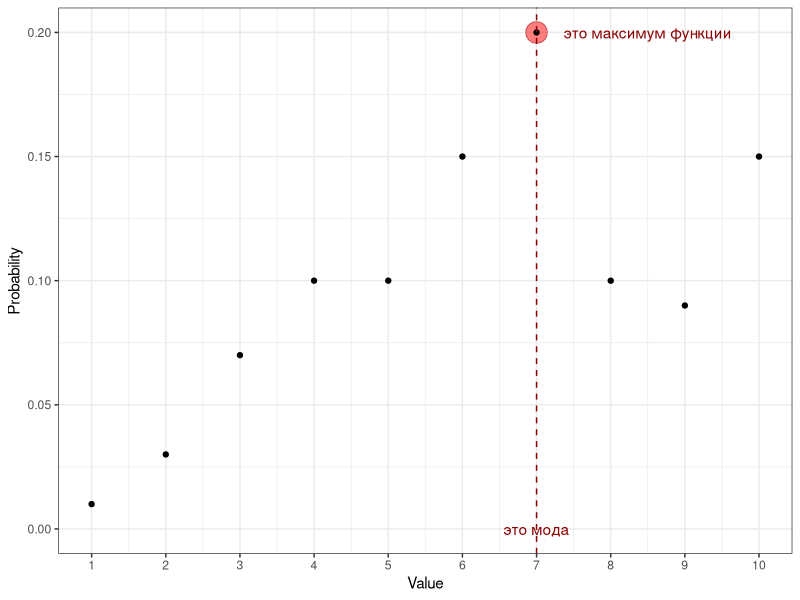
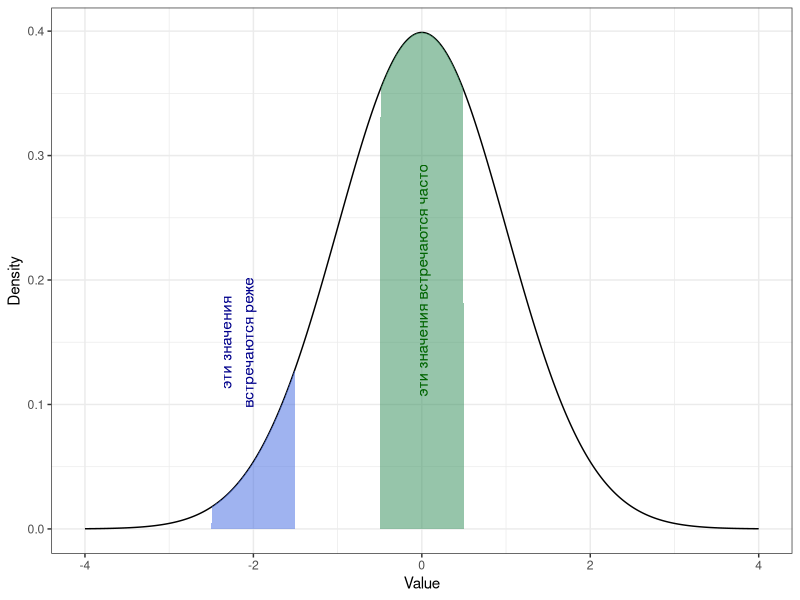
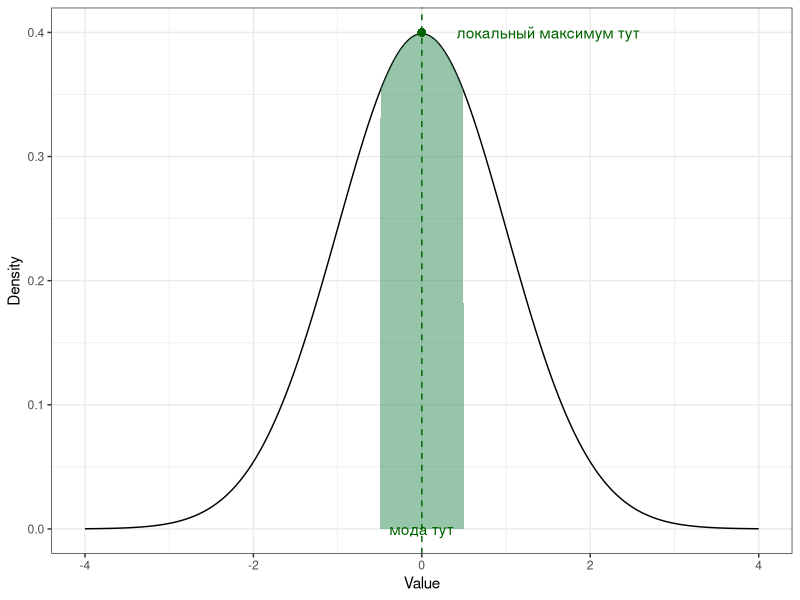
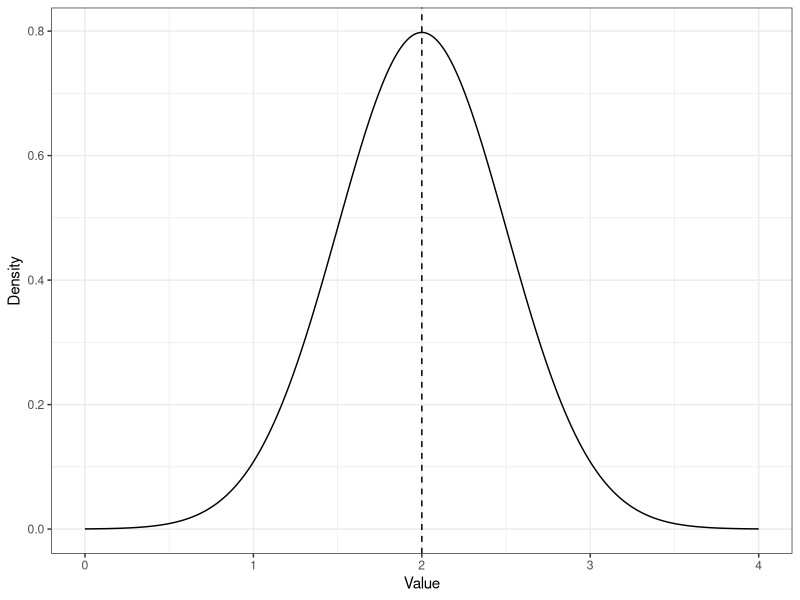
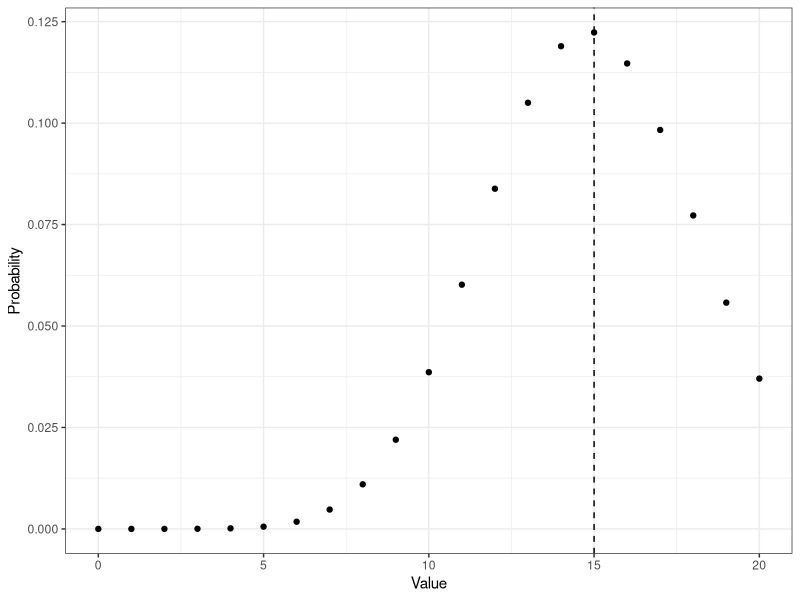
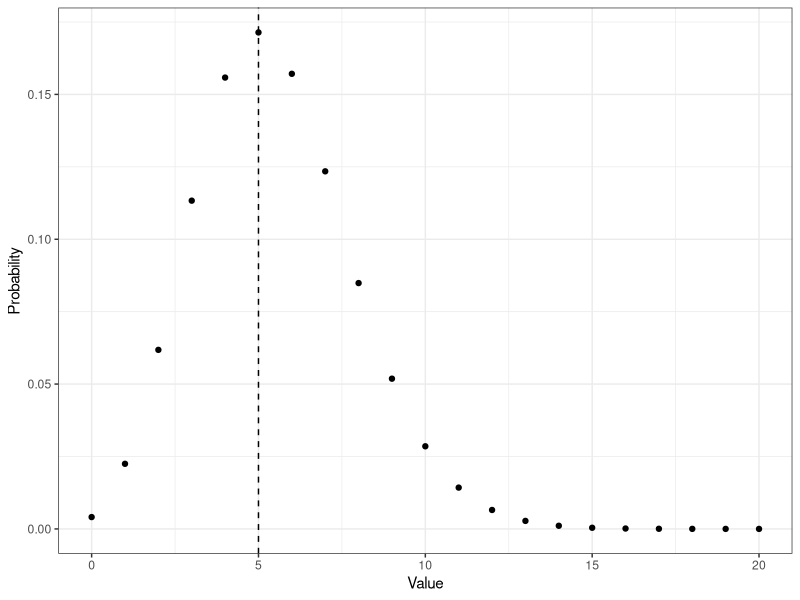
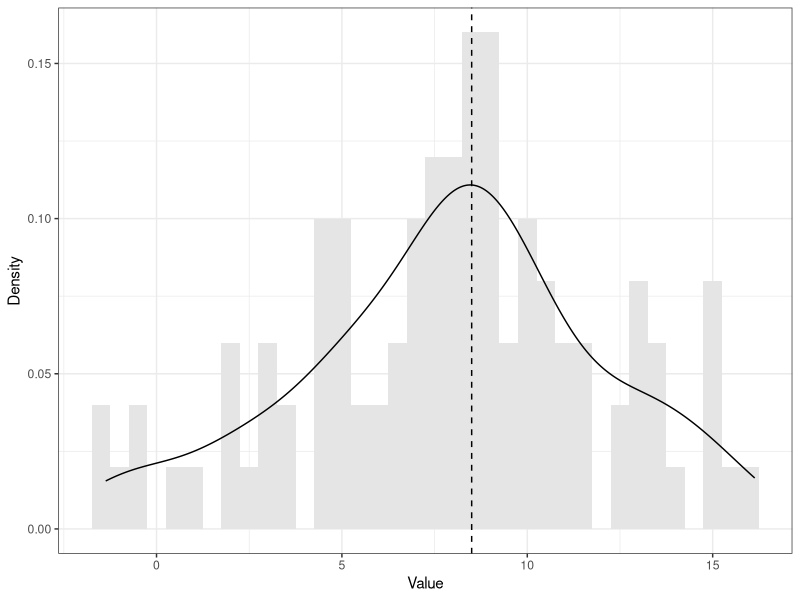
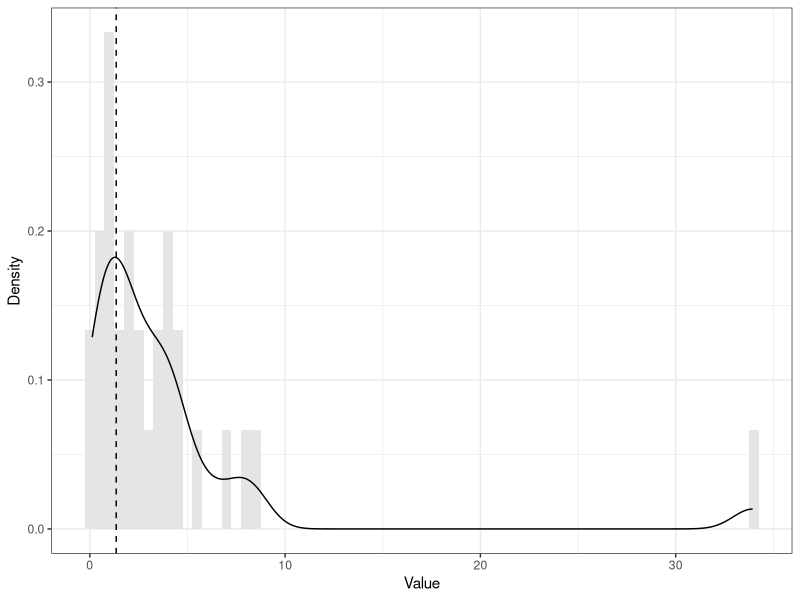

Recreate these plots in R, in order.
## ---- chunk 1
library(tidyverse)
theme_set(theme_bw())
## ---- chunk 2
#| label: fig-mode-pmf
#| fig-cap: "Определение моды с помощью функции вероятности"


tibble(x = 1:10,
       y = c(.01, .03, .07, .1, .1, .15, .2, .1, .09, .15)) |> 
  ggplot(aes(x, y)) +
  annotate(geom = "point", x = 7, y = 0.2, size = 7, shape = 21, color = "darkred", fill = "red", alpha = .5) +
  geom_point() +
  geom_vline(xintercept = 7, color = "darkred", linetype = "dashed") +
  annotate(geom = "text", label = "это максимум функции", 
           x = 8.5, y = 0.2, color = "darkred") +
  annotate(geom = "text", label = "это мода", 
           x = 7, y = 0, color = "darkred") +
  scale_x_continuous(breaks = 1:10) +
  labs(x = "Value", y = "Probability")
## ---- chunk 3
mode_cont_data <- tibble(x = seq(-4, 4, by = .01), y = dnorm(x))
mode_high_freq <- mode_cont_data |> filter(x > -.5 & x < .5)
mode_low_freq <- mode_cont_data |> filter(x > -2.5 & x < -1.5)
## ---- chunk 4
#| label: fig-continuous-freqs
#| fig-cap: "Частоты интервалов значений непрерывной случайной величины на функции плотности распределения"


ggplot(mode_cont_data,
       aes(x, y)) +
  geom_line() +
  geom_polygon(data = tibble(y = c(0, 0), x = c(.5, -.5)) |> 
                 bind_rows(mode_high_freq),
               fill = "seagreen", alpha = .5) +
  geom_polygon(data = tibble(y = c(0, 0), x = c(-1.5, -2.5)) |>
                 bind_rows(mode_low_freq),
               fill = "royalblue", alpha = .5) +
  annotate(geom = "text", label = "эти значения встречаются часто",
           x = 0, y = .2, angle = 90, color = "darkgreen") +
  annotate(geom = "text", label = "эти значения\nвстречаются реже",
           x = -2.2, y = .15, angle = 90, color = "darkblue") +
  labs(x = "Value", y = "Density")
## ---- chunk 5
#| label: fig-continuous-mode
#| fig-cap: "Положение моды на функции плотности [стандартного] нормального распределения"


ggplot(mode_cont_data,
       aes(x, y)) +
  geom_line() +
  geom_polygon(data = tibble(y = c(0, 0), x = c(.5, -.5)) |> 
                 bind_rows(mode_high_freq),
               fill = "seagreen", alpha = .5) +
  geom_vline(xintercept = 0, linetype = "dashed", color = "darkgreen") +
  geom_point(aes(x = 0, y = .4), color = "darkgreen", size = 2) +
  annotate(geom = "text", label = "мода тут",
           x = 0, y = 0, color = "darkgreen") +
  annotate(geom = "text", label = "локальный максимум тут",
           x = 1.5, y = 0.4, color = "darkgreen") +
  labs(x = "Value", y = "Density")
## ---- chunk 6
#| label: fig-norm-mode
#| fig-cap: "Нормальное распределение (μ = 2$, σ = 0.5). Пунктирной линией обозначено положение моды."


tibble(x = seq(0, 4, by = .01),
       y = dnorm(x, mean = 2, sd = 0.5)) |> 
  ggplot(aes(x, y)) +
  geom_line() +
  geom_vline(xintercept = 2, linetype = "dashed") +
  labs(x = "Value", y = "Density")
## ---- chunk 7
#| label: fig-binom-mode
#| fig-cap: "Биномиальное распределение (n = 50, p = 0.3). Пунктирной линией обозначено положение моды."


tibble(x = seq(0, 20, by = 1),
       y = dbinom(x, prob = 0.3, size = 50)) |> 
  ggplot(aes(x, y)) +
  geom_point() +
  geom_vline(xintercept = 15, linetype = "dashed") +
  labs(x = "Value", y = "Probability")
## ---- chunk 8
#| label: fig-poiss-mode
#| fig-cap: "Распределение Пуассона (λ = 5.5). Пунктирной линией обозначено положение моды."


tibble(x = seq(0, 20, by = 1),
       y = dpois(x, lambda = 5.5)) |> 
  ggplot(aes(x, y)) +
  geom_point() +
  geom_vline(xintercept = 5, linetype = "dashed") +
  labs(x = "Value", y = "Probability")
## ---- chunk 9
#| label: fig-mode-norm-sample
#| fig-cap: "Эмпирическое распределение, сгенерированное из нормального распределения (μ = 8, σ = 4, n = 100). `set.seed(314)`. Пунктирной линией обозначено положение моды."

set.seed(314)
tibble(x = rnorm(100, mean = 8, sd = 4)) |> 
  ggplot(aes(x = x)) +
  geom_histogram(aes(y = after_stat(density)), 
                 fill = "gray90", binwidth = .5) +
  geom_density() +
  geom_vline(xintercept = 8.5, linetype = "dashed") +
  labs(x = "Value", y = "Density")
## ---- chunk 10
#| label: fig-mode-nbinom-sample
#| fig-cap: "Эмпирическое распределение, сгенерированное из логнормального распределения (μ = 1.1, σ = 1.39, n = 30). `set.seed(314)`. Пунктирной линией обозначено положение моды."

set.seed(314)
tibble(x = rlnorm(n = 30, meanlog = 1.1, sdlog = 1.39)) |> 
  ggplot(aes(x = x)) +
  geom_histogram(aes(y = after_stat(density)), 
                 fill = "gray90", binwidth = .5) +
  geom_density() +
  geom_vline(xintercept = 1.35, linetype = "dashed") +
  labs(x = "Value", y = "Density")
## ---- chunk 11
#| label: fig-bimodal
#| fig-cap: Бимодальное распределение. Сгенерировано из двух нормальных распределений (μ<sub>1</sub> = 1.5, σ<sub>1</sub> = 0.4, n<sub>1</sub> = 80; μ<sub>2</sub> = 4, σ<sub>2</sub> = 0.5, n<sub>2</sub> = 40). `set.seed(65)`. Пунктирными линиями обозначены положения мод.

set.seed(65)
tibble(x = c(rnorm(80, 1.5, 0.4), rnorm(40, 4, 0.5))) |> 
  ggplot(aes(x)) +
  geom_histogram(aes(y = after_stat(density)), 
                 fill = "gray90", binwidth = .4) +
  geom_density() +
  geom_vline(xintercept = 1.5, linetype = "dashed") +
  geom_vline(xintercept = 4.1, linetype = "dashed") +
  labs(x = "Value", y = "Density")
## ---- chunk 12
#| label: fig-polymodal
#| fig-cap: Полимодальное распределение. Сгенерировано из двух нормальных распределений (μ<sub>1</sub> = 1.5, σ<sub>1</sub> = 0.3, n<sub>1</sub> = 80; μ<sub>2</sub> = 3.4, σ<sub>2</sub> = 0.5, n<sub>2</sub> = 40) и бета-распределения (α = 2, β = 4, n = 50). `set.seed(65)`. Пунктирными линиями обозначены положения мод.

set.seed(65)
tibble(x = c(rnorm(80, 1.5, 0.3), rnorm(40, 3.4, 0.5), rbeta(50, 2, 4))) |> 
  ggplot(aes(x)) +
  geom_histogram(aes(y = after_stat(density)), 
                 fill = "gray90", binwidth = .4) +
  geom_density() +
  geom_vline(xintercept = 0.4, linetype = "dashed") +
  geom_vline(xintercept = 1.45, linetype = "dashed") +
  geom_vline(xintercept = 3.5, linetype = "dashed") +
  labs(x = "Value", y = "Density")
## ---- chunk 13
#| label: fig-bimodal-struct
#| fig-cap: "Структура бимодального распределения из @fig-bimodal. Для удобства сопоставления графиков плотностей вероятности по оси ординат отложены частоты."

set.seed(65)
tibble(x = c(rnorm(80, 1.5, 0.4), rnorm(40, 4, 0.5)),
       d = c(rep("A", times = 80), rep("B", times = 40))) -> bimodal_struct_data
gridExtra::grid.arrange(
  bimodal_struct_data |> 
    ggplot(aes(x)) +
    geom_histogram(fill = "gray90", binwidth = .4) +
    geom_density(aes(y = after_stat(count))) +
    geom_vline(xintercept = 1.5, linetype = "dashed") +
    geom_vline(xintercept = 4.1, linetype = "dashed") +
    labs(x = "Value", y = "Count"),
  
  bimodal_struct_data |> 
    ggplot(aes(x)) +
    geom_histogram(aes(fill = d), 
                   alpha = .3, binwidth = .4) +
    geom_density(aes(y = after_stat(count), color = d)) +
    geom_vline(xintercept = 1.5, linetype = "dashed") +
    geom_vline(xintercept = 4.1, linetype = "dashed") +
    guides(color = "none", fill = "none") +
    labs(x = "Value", y = "Count")
)
## ---- chunk 14
#| label: fig-median-norm
#| fig-cap: "Медиана нормального распределения"

tibble(x = seq(-4, 4, by = .01),
       y = dnorm(x)) -> median_norm_data 
median_norm_data |> filter(x >= 0) -> median_norm_upper
median_norm_data |> filter(x <= 0) -> median_norm_lower
median_norm_data |> 
  ggplot(aes(x, y)) +
  geom_line() +
  geom_polygon(data = tibble(y = c(0, 0), x = c(4, 0)) |> 
                 bind_rows(median_norm_upper),
               fill = "seagreen", alpha = 0.5) +
  geom_polygon(data = tibble(y = c(0, 0), x = c(0, -4)) |> 
                 bind_rows(median_norm_lower),
               fill = "royalblue", alpha = 0.5) +
  geom_vline(xintercept = 0, linetype = "dashed") +
  annotate(geom = "text", label = "эти значения\nбольше медианы \n\n 50%", 
           color = "darkgreen", x = 1, y = 0.05) +
  annotate(geom = "text", label = "эти значения\nменьше медианы \n\n 50%", 
           color = "darkblue", x = -1, y = 0.05) +
  annotate(geom = "text", label = "это медиана", 
           x = -0.01, y = 0)
## ---- chunk 15
#| label: fig-median-left-skew
#| fig-cap: Медиана распределения с отрицательной асимметрией.

set.seed(115)
tibble(x = seq(0.3, 1, by = .001),
       y = dbeta(x, 7, 1.5)) -> median_leftskew_data

median_leftskew_data |> 
  filter(x >= .845) %>%
  bind_rows(
    tibble(y = c(0, 0),
           x = c(max(median_leftskew_data$x), .845)),
    .) -> median_leftskew_data_upper

median_leftskew_data |> 
  filter(x <= .845) %>%
  bind_rows(
    tibble(y = c(0, 0),
           x = c(.845, min(median_leftskew_data$x))),
    .) -> median_leftskew_data_lower

# DescTools::AUC(median_leftskew_data_upper$x,
#                median_leftskew_data_upper$y)

median_leftskew_data |> 
  ggplot(aes(x, y)) +
  geom_line() +
  geom_polygon(data = median_leftskew_data_lower, 
               aes(x = x, y = y), fill = "royalblue", alpha = .5) +
  geom_polygon(data = median_leftskew_data_upper, 
               aes(x = x, y = y), fill = "seagreen", alpha = .5) +
  geom_vline(xintercept = 0.845, linetype = "dashed") +
  annotate(geom = "text", label = "50%", 
           color = "darkgreen", x = .9, y = 1) +
  annotate(geom = "text", label = "50%", 
           color = "darkblue", x = .8, y = 1) +
  labs(x = "Value", y = "Density")
## ---- chunk 16
#| label: fig-median-right-skew
#| fig-cap: Медиана распределения с положительной асимметрией.

set.seed(115)
tibble(x = seq(0, 5, by = .001),
       y = dgamma(x, 2, 2)) -> median_rightskew_data

median_rightskew_data |>
  filter(x >= .85) %>%
  bind_rows(
    tibble(y = c(0, 0),
           x = c(max(median_rightskew_data$x), .85)),
    .) -> median_rightskew_data_upper

median_rightskew_data |>
  filter(x <= .85) %>%
  bind_rows(
    tibble(y = c(0, 0),
           x = c(.85, min(median_rightskew_data$x))),
    .) -> median_rightskew_data_lower

# DescTools::AUC(median_rightskew_data_lower$x,
#                median_rightskew_data_lower$y)

median_rightskew_data |> 
  ggplot(aes(x, y)) +
  geom_line() +
  geom_polygon(data = median_rightskew_data_lower, 
               aes(x = x, y = y), fill = "royalblue", alpha = .5) +
  geom_polygon(data = median_rightskew_data_upper, 
               aes(x = x, y = y), fill = "seagreen", alpha = .5) +
  annotate(geom = "text", label = "50%", 
           color = "darkgreen", x = 1.25, y = .2) +
  annotate(geom = "text", label = "50%", 
           color = "darkblue", x = .5, y = .2) +
  geom_vline(xintercept = 0.85, linetype = "dashed") +
  labs(x = "Value", y = "Density")
## ---- chunk 17
#| label: fig-median-bimodal
#| fig-cap: Медиана бимодального распределения.

set.seed(115)
tibble(x = c(rnorm(80, 1.5, 0.4), rnorm(40, 4, 0.5))) -> median_bimodal_data

median_bimodal_data |> 
  ggplot(aes(x)) +
  geom_density() -> g
ggplot_build(g) -> b
b$data[[1]] -> median_bimodal_data_build

median_bimodal_data$x |> median() -> m
# median_bimodal_data_build$x |> median() -> m

median_bimodal_data_build |> 
  select(y, x) |> 
  filter(x >= m) %>% 
  bind_rows(
    tibble(y = c(0, 0),
           x = c(max(median_bimodal_data_build$x), m)),
    .) -> median_bimodal_data_build_upper

median_bimodal_data_build |>
  select(y, x) |> 
  filter(x <= m) %>%
  bind_rows(
    tibble(y = c(0, 0),
           x = c(m , min(median_bimodal_data_build$x))),
    .) -> median_bimodal_data_build_lower

# DescTools::AUC(x = median_bimodal_data_build_upper$x,
#                y = median_bimodal_data_build_upper$y)
# DescTools::AUC(x = median_bimodal_data_build_lower$x,
#                y = median_bimodal_data_build_lower$y)

median_bimodal_data_build |> 
  ggplot(aes(x, y)) +
  geom_histogram(data = median_bimodal_data,
                 aes(x = x, y = after_stat(density)), 
                 fill = "gray90", binwidth = .4) +
  geom_line() +
  geom_polygon(data = median_bimodal_data_build_lower, 
               aes(x = x, y = y), fill = "royalblue", alpha = .5) +
  geom_polygon(data = median_bimodal_data_build_upper, 
               aes(x = x, y = y), fill = "seagreen", alpha = .5) +
  geom_vline(xintercept = m, linetype = "dashed") +
  annotate(geom = "text", label = "50%", 
           color = "darkgreen", x = 2.25, y = .1) +
  annotate(geom = "text", label = "50%", 
           color = "darkblue", x = 1.25, y = .1) +
  labs(x = "Value", y = "Density")
